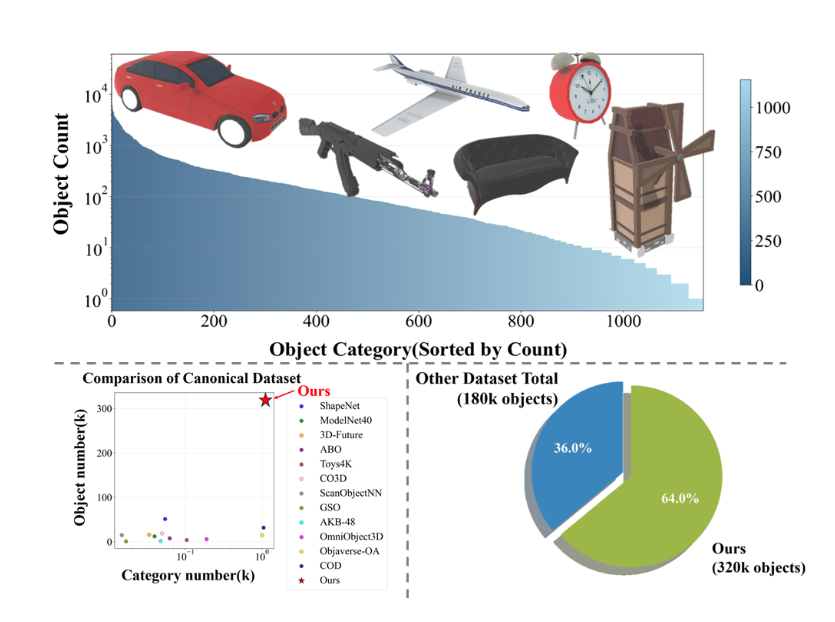
#> input picture asset/compare_to_other_dataset.png, 835 x 622 px
$ python -i data_utils.py   (imports and definitions only)   (older library calls are emulated)
#> lines starting #> are read from the running program, lines starting #| are printed output that depends on the picture; after the words box and inside, x2 and y2 are one past the last pixel; in counts of white or black regions, pixels touching at a corner belong together
#> further down, picture is the input picture: shape (622, 835, 3); mean B, G, R 222.4, 221.9, 217.5

import os
import cv2
import cmath
import numpy as np
import collections

# [65 lines left out: functions load_depth, load_composed_depth, get_bbox, not called in this run]

border_list = [-1, 40, 80, 120, 160, 200, 240, 280, 320, 360, 400, 440, 480, 520, 560, 600, 640, 680]
# [102 lines left out: functions get_bbox_from_mask, random_rotate, random_scale, not called in this run]


def rgb_add_noise(img):
    rng = np.random
    # apply HSV augmentor
    if rng.rand() > 0:
        hsv_img = cv2.cvtColor(img, cv2.COLOR_BGR2HSV).astype(np.uint16)
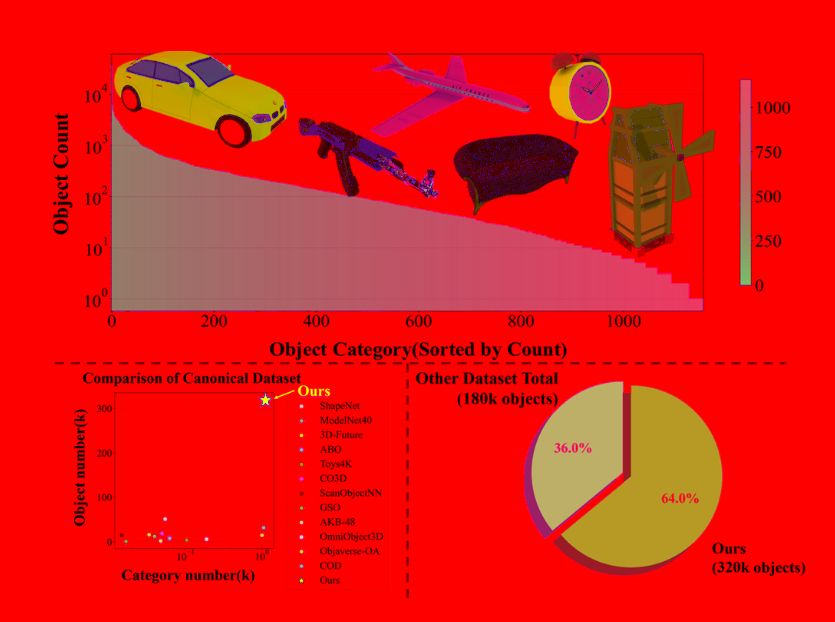
#> hsv_img: shape (622, 835, 3) uint16; mean B, G, R 18.8, 23.8, 228.7
        hsv_img[:, :, 1] = hsv_img[:, :, 1] * rand_range(rng, 1.25, 1.45)
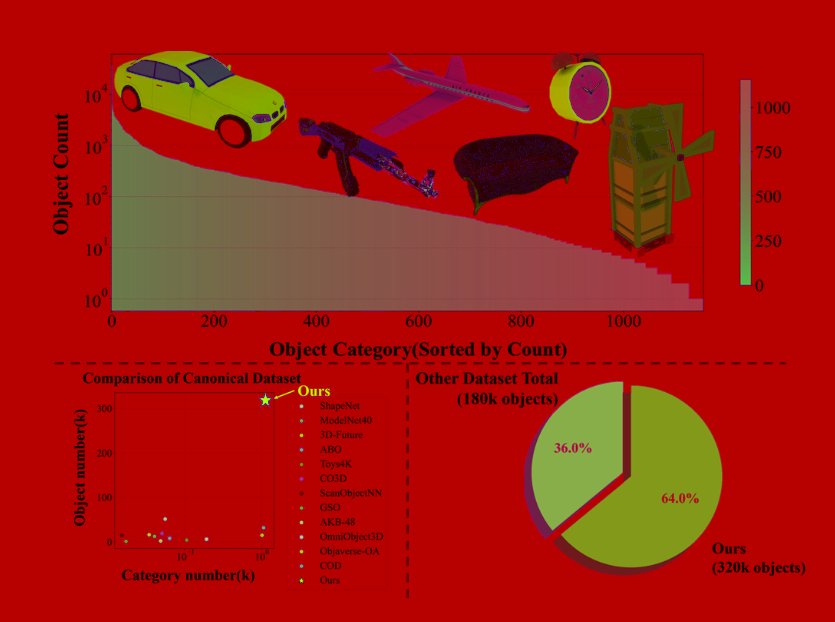
#> hsv_img: shape (622, 835, 3) uint16; mean B, G, R 18.8, 33, 228.7; drawn with min black and max white
        hsv_img[:, :, 2] = hsv_img[:, :, 2] * rand_range(rng, 1.15, 1.35)
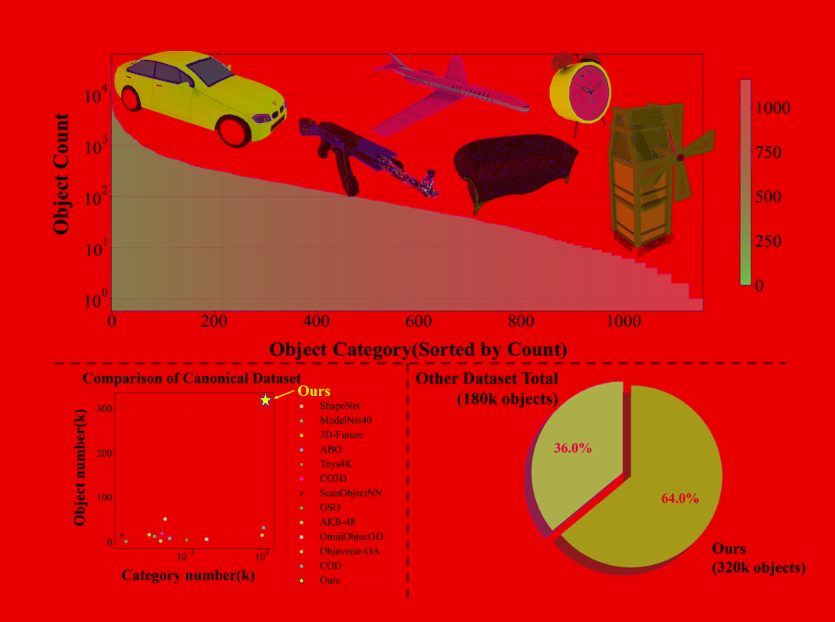
#> hsv_img: shape (622, 835, 3) uint16; mean B, G, R 18.8, 33, 289.7; drawn with min black and max white
        hsv_img[:, :, 1] = np.clip(hsv_img[:, :, 1], 0, 255)
#> hsv_img: shape (622, 835, 3) uint16; 0.09% of pixels changed, all inside (x1, y1, x2, y2) = (148, 63, 750, 582)
        hsv_img[:, :, 2] = np.clip(hsv_img[:, :, 2], 0, 255)
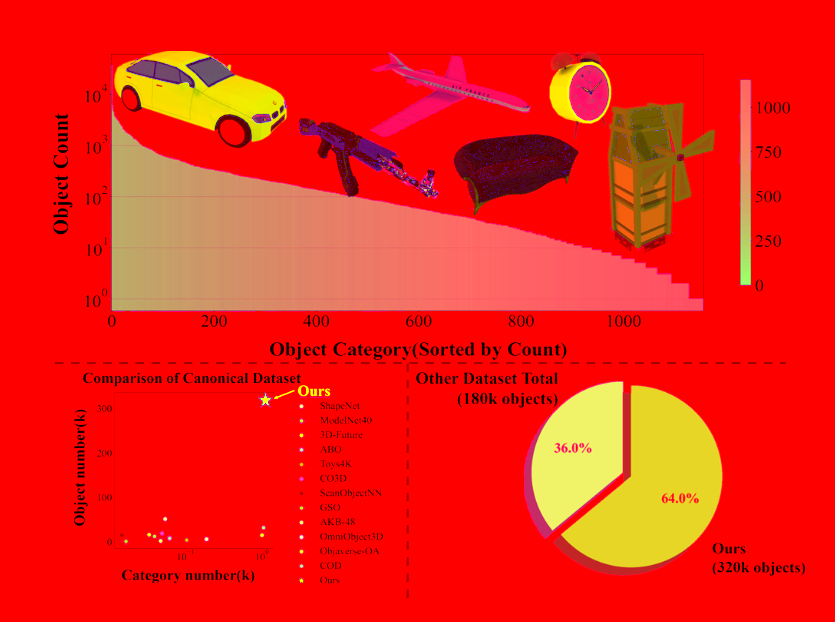
#> hsv_img: shape (622, 835, 3) uint16; mean B, G, R 18.8, 33, 240.7
        img = cv2.cvtColor(hsv_img.astype(np.uint8), cv2.COLOR_HSV2BGR)
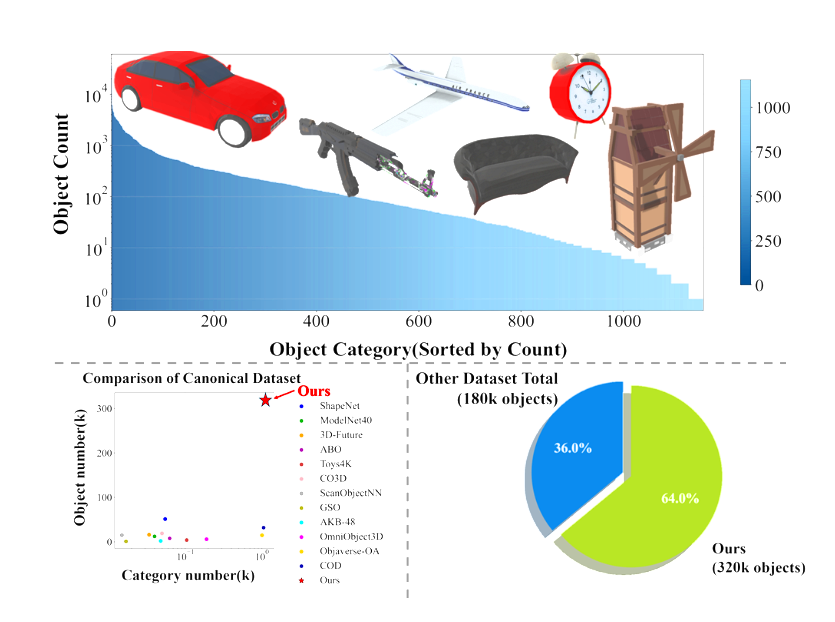
#> img: shape (622, 835, 3); mean B, G, R 229.7, 228.8, 221.2

    if rng.rand() > .8:  # sharpen
        kernel = -np.ones((3, 3))
        kernel[1, 1] = rng.rand() * 3 + 9
        kernel /= kernel.sum()
        img = cv2.filter2D(img, -1, kernel)

    if rng.rand() > 0.8:  # motion blur
        r_angle = int(rng.rand() * 360)
        r_len = int(rng.rand() * 15) + 1
        img = linear_motion_blur(img, r_angle, r_len)

    if rng.rand() > 0.8:
        if rng.rand() > 0.2:
            img = cv2.GaussianBlur(img, (3, 3), rng.rand())
        else:
            img = cv2.GaussianBlur(img, (5, 5), rng.rand())

    if rng.rand() > 0.2:
        img = gaussian_noise(rng, img, rng.randint(15))
    else:
        img = gaussian_noise(rng, img, rng.randint(25))

    if rng.rand() > 0.8:
        img = img + np.random.normal(loc=0.0, scale=7.0, size=img.shape)

    return np.clip(img, 0, 255).astype(np.uint8)

def rand_range(rng, lo, hi):
    return rng.rand()*(hi-lo)+lo

def gaussian_noise(rng, img, sigma):
    """add gaussian noise of given sigma to image"""
#> called with sigma = 6
    img = img + rng.randn(*img.shape) * sigma
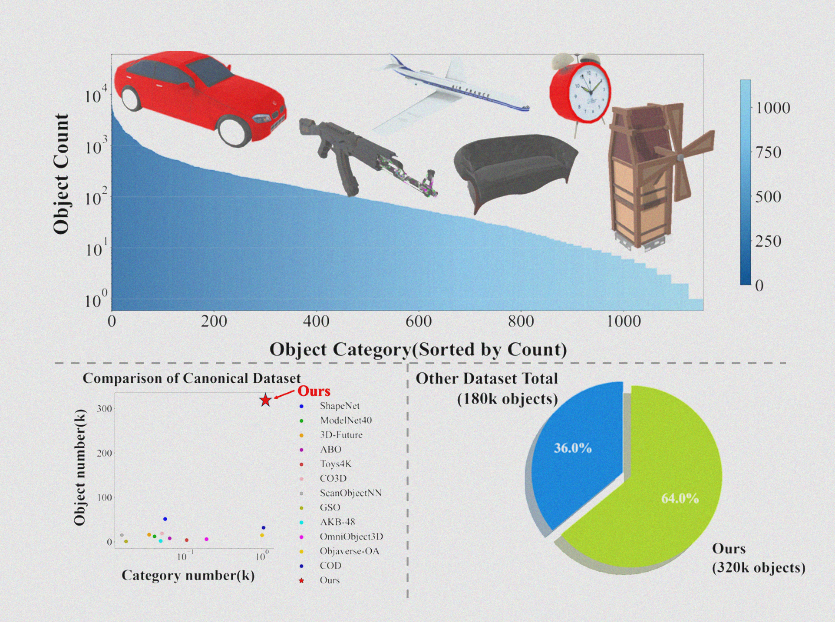
#> img: shape (622, 835, 3) float64; mean of channels 0, 1, 2 229.7, 228.8, 221.2; drawn with min black and max white
    img = np.clip(img, 0, 255).astype('uint8')
    return img

# [18 lines left out: function linear_motion_blur, not called in this run]


# Full kernels
FULL_KERNEL_3 = np.ones((3, 3), np.uint8)
FULL_KERNEL_5 = np.ones((5, 5), np.uint8)
FULL_KERNEL_7 = np.ones((7, 7), np.uint8)
FULL_KERNEL_9 = np.ones((9, 9), np.uint8)
FULL_KERNEL_31 = np.ones((31, 31), np.uint8)

# 3x3 cross kernel
CROSS_KERNEL_3 = np.asarray(
    [
        [0, 1, 0],
        [1, 1, 1],
        [0, 1, 0],
    ], dtype=np.uint8)

# 5x5 cross kernel
CROSS_KERNEL_5 = np.asarray(
    [
        [0, 0, 1, 0, 0],
        [0, 0, 1, 0, 0],
        [1, 1, 1, 1, 1],
        [0, 0, 1, 0, 0],
        [0, 0, 1, 0, 0],
    ], dtype=np.uint8)

# 5x5 diamond kernel
DIAMOND_KERNEL_5 = np.array(
    [
        [0, 0, 1, 0, 0],
        [0, 1, 1, 1, 0],
        [1, 1, 1, 1, 1],
        [0, 1, 1, 1, 0],
        [0, 0, 1, 0, 0],
    ], dtype=np.uint8)

# 7x7 cross kernel
CROSS_KERNEL_7 = np.asarray(
    [
        [0, 0, 0, 1, 0, 0, 0],
        [0, 0, 0, 1, 0, 0, 0],
        [0, 0, 0, 1, 0, 0, 0],
        [1, 1, 1, 1, 1, 1, 1],
        [0, 0, 0, 1, 0, 0, 0],
        [0, 0, 0, 1, 0, 0, 0],
        [0, 0, 0, 1, 0, 0, 0],
    ], dtype=np.uint8)

# 7x7 diamond kernel
DIAMOND_KERNEL_7 = np.asarray(
    [
        [0, 0, 0, 1, 0, 0, 0],
        [0, 0, 1, 1, 1, 0, 0],
        [0, 1, 1, 1, 1, 1, 0],
        [1, 1, 1, 1, 1, 1, 1],
        [0, 1, 1, 1, 1, 1, 0],
        [0, 0, 1, 1, 1, 0, 0],
        [0, 0, 0, 1, 0, 0, 0],
    ], dtype=np.uint8)


# [401 lines left out: functions fill_in_fast, fill_in_multiscale_old, fill_in_multiscale, fill_missing, not called in this run]

>>> import cv2
>>> picture = cv2.imread('../../../asset/compare_to_other_dataset.png')
>>> result = rgb_add_noise(picture)

$ run again, on asset/cod_compare.png
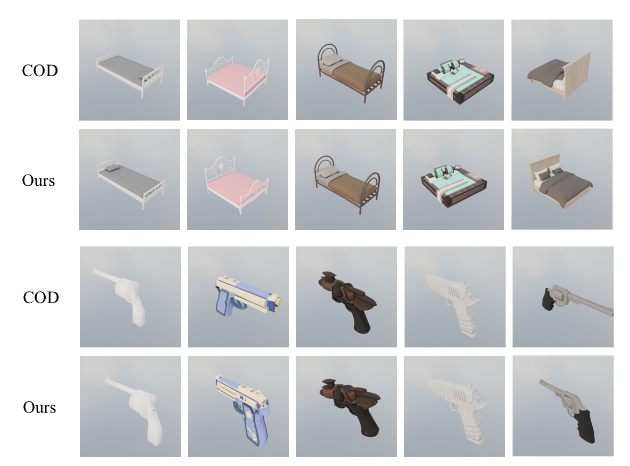
#> input picture asset/cod_compare.png, 630 x 466 px
#> picture is the input picture: shape (466, 630, 3); mean B, G, R 207.4, 205.2, 203.5
#> in rgb_add_noise, `hsv_img[:, :, 2] = np.clip(hsv_img[:, :, 2], 0, 255)`:
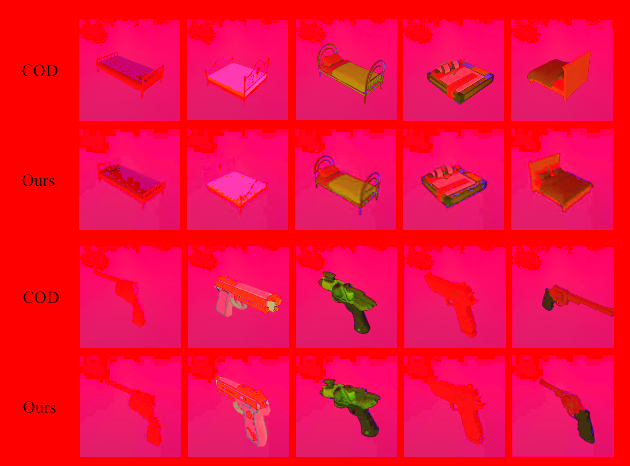
#> hsv_img: shape (466, 630, 3) uint16; mean B, G, R 62.7, 13.3, 242.5
#> in gaussian_noise, `img = img + rng.randn(*img.shape) * sigma`:
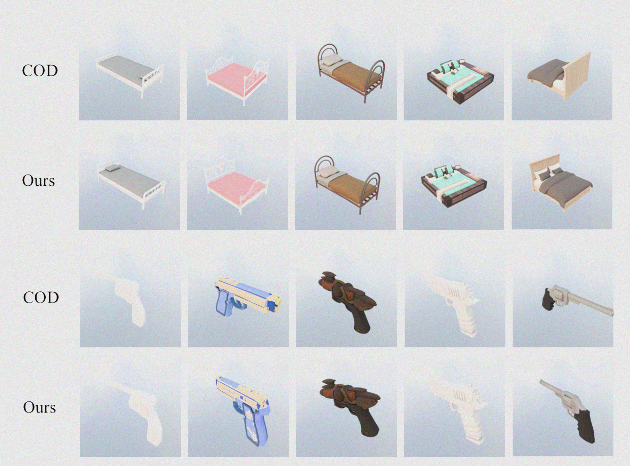
#> img: shape (466, 630, 3) float64; mean of channels 0, 1, 2 240.1, 236, 233.3; drawn with min black and max white

$ run again, on asset/cod_misalignment.png
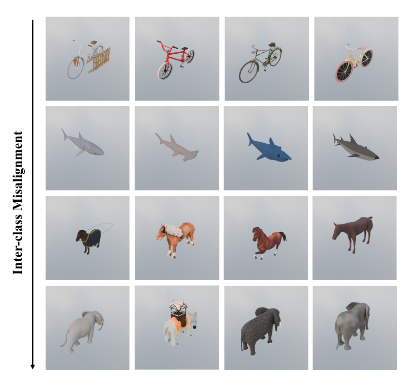
#> input picture asset/cod_misalignment.png, 414 x 379 px
#> picture is the input picture: shape (379, 414, 3); mean B, G, R 203.2, 200.7, 198.8
#> in rgb_add_noise, `hsv_img[:, :, 2] = np.clip(hsv_img[:, :, 2], 0, 255)`:
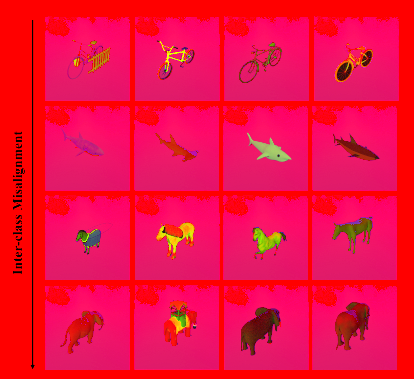
#> hsv_img: shape (379, 414, 3) uint16; mean B, G, R 67.5, 14.1, 240
#> in gaussian_noise, `img = img + rng.randn(*img.shape) * sigma`:
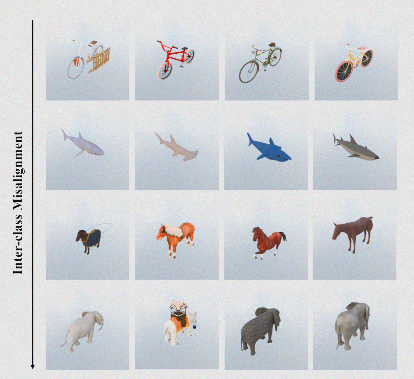
#> img: shape (379, 414, 3) float64; mean of channels 0, 1, 2 237.7, 233.3, 230; drawn with min black and max white
